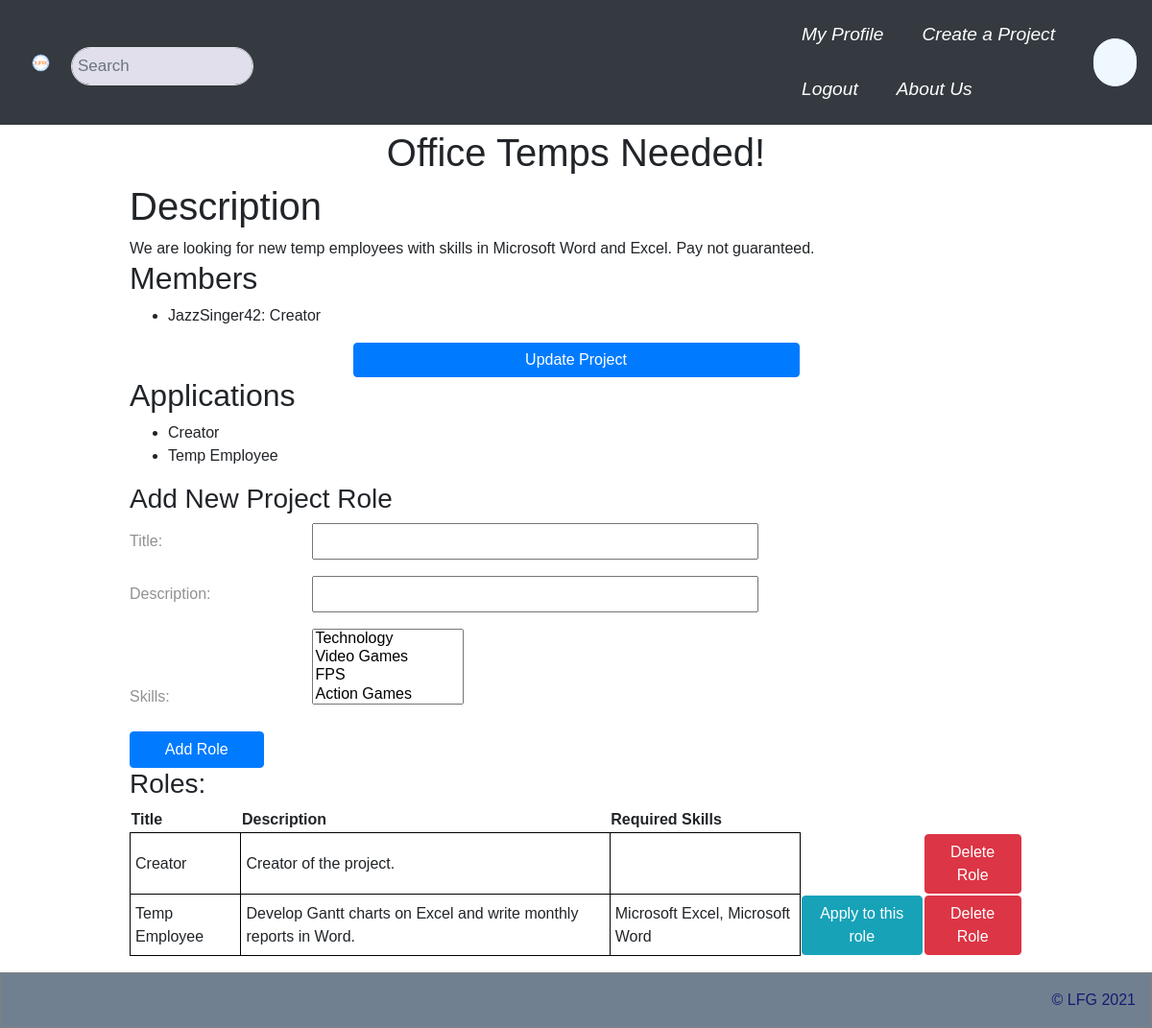
Page /project/14/ (signed in) on the committed database.
### LFGCore/models.py (models this page shows, shortened)
class Project(models.Model):
  channels = models.ManyToManyField('ChatChannel', through='ProjectChannel')
  name = models.CharField(max_length=45)
  description = models.CharField(max_length=10000)
  start_date = models.DateTimeField(default=now)
  end_date = models.DateTimeField(null=True)
  active = models.BooleanField(default=True)
  objects = ProjectManager()
  def applicable_role_list(self, user):
    roles = []
    for role in self.get_roles():
      is_applicable = True
      if not user.is_authenticated:
        is_applicable = False
      else:
        membership = False
        if self.member_set.filter(profile=user.profile):
          membership = self.member_set.get(profile=user.profile)
        if role in map(lambda a: a.role, user.profile.application_set.filter(~(Q(status='R') | Q(status='D')))):
          is_applicable = False
        if membership and role in membership.roles.all():
          is_applicable = False
        roles.append((role, is_applicable))
    return roles
  def get_roles(self):
    return self.role_set.filter(active=True)

class Member(models.Model):
  profile = models.ForeignKey(Profile, on_delete=models.CASCADE)
  project = models.ForeignKey(Project, on_delete=models.CASCADE)
  roles = models.ManyToManyField('Role', through='RolePeriod')
  is_owner = models.BooleanField()
  start_date = models.DateTimeField(default=now)
  end_date = models.DateTimeField(null=True)
  active = models.BooleanField(default=True)

class Profile(models.Model):
  user = models.OneToOneField(User, on_delete=models.CASCADE)
  address = models.OneToOneField('Address', on_delete=models.CASCADE, null=True)
  projects = models.ManyToManyField('Project', through='Member', related_name="memberships")
  chat_channels = models.ManyToManyField('ChatChannel', related_name="channels")
  chats = models.ManyToManyField('ChatChannel', related_name="chats", through='Chat')
  friends = models.ManyToManyField("self", through='Friend')
  bio = models.CharField(max_length=1000, null=True, default="")
  phone_regex = RegexValidator(regex=r'^\+?1?\d{9,15}$', message="Phone number must be entered in the format: '+999999999'. Up to 15 digits allowed.")
  telephone_number = models.CharField(validators=[phone_regex], max_length=17, blank=True, default="") # validators should be a list
  applications = models.ManyToManyField('Role', through='Application', related_name="role_application")

class Role(models.Model):
  project = models.ForeignKey(Project, on_delete=models.CASCADE)
  skills = models.ManyToManyField('Skill')
  title = models.CharField(max_length=45)
  description = models.CharField(max_length=1000)
  active = models.BooleanField(default=True)
  def __str__(self):
    return self.title

class Skill(models.Model):
  parent = models.ForeignKey("self", on_delete=models.CASCADE, null=True)
  name = models.CharField(max_length=45)
  description = models.CharField(max_length=250)
  def __str__(self):
    return self.name

### LFGCore/views.py (the view)
# urls.py: path('project/<int:id>/', views.project, name= 'project_view'),
@login_required
def project(request, id=None):
  if id == None:
    return HttpResponseNotFound()
  else:
    project = Project.objects.get(id=id)
    if project == None or not project.active:
      return HttpResponseNotFound(f"<p>Project id {id} does not exist</p>")
  role_form = ProjectRoleForm(initial={'project' : project})
  membership = request.user.profile.member_set.filter(project=project)
  is_owner = False
  if not membership.exists():
    membership = None
  else:
    membership = membership.first()
    is_owner = membership.is_owner
  role_list = project.applicable_role_list(request.user)
  return render(request, 'LFGCore/project.html', {
    "user" : request.user,
    "membership" : membership,
    "is_owner" : is_owner,
    "project" : project,
    "members" : project.member_set.filter(active=True),
    "role_list" : role_list,
    "role_form" : role_form,
    'logged_in' : request.user.is_authenticated
  })

### LFGCore/forms.py
class ProjectRoleForm(forms.ModelForm):
    class Meta:
        model = Role
        fields = ('title', 'description', 'project', 'skills')
    def __init__(self, *args, **kwargs):
        super(ProjectRoleForm, self).__init__(*args, **kwargs)
        self.fields['project'].widget = forms.HiddenInput()
        self.fields['skills'] = forms.ModelMultipleChoiceField(queryset=Skill.objects.all(), widget=forms.SelectMultiple())

### LFGCore/templates/LFGCore/project.html (shortened to what this page needs)
{% extends "LFGCore/base.html" %}
{% block content %}
<h1 style="text-align: center;">{{ project.name }}</h1>
<h1>Description</h1>
{{ project.description }}
<h2>Members</h2>
<ul>
  {% for member in members %}
    <li>
      {{ member.profile.user.username }}: {{ member.roles.all|join:", " }}
    </li>
  {% endfor %}
</ul>
{% if is_owner %}
<center>
  <form action="/project/update/{{project.id}}/">
    <input class="btn btn-primary" type="submit" value="Update Project" />
  </form>
</center>
{% endif %}
{% if is_owner %}
<h2>Applications</h2>
<ul>
  {% for role in project.role_set.all %}
  <li>
    {{ role.title }}
  </li>
  {% endfor %}
</ul>
<h3>Add New Project Role</h3>
<form action="/role/create/" method='post'>
  {{ role_form.as_p }}
  <button class="btn btn-primary" type="submit">Add Role</button>
</form>
{% endif %}
<h3>Roles:</h3>
<table>
  <tr>
    <th>Title</th>
    <th>Description</th>
    <th>Required Skills</th>
  </tr>
  {% for role, is_applicable in role_list %}
  <tr>
    <td style='border: 1px solid black; padding: 5px'>{{ role.title }}</td>
    <td style='border: 1px solid black; padding: 5px'>{{ role.description }}</td>
    <td style='border: 1px solid black; padding: 5px'>{{ role.skills.all|join:", " }}</td>
    <td>
      {% if is_applicable %}
      <form action="/role/apply/{{ role.id }}/" method="post">
        <button class="btn btn-info btn-block" type="submit">Apply to this role</button>
      </form>
      {% endif %}
    </td>
    <td>
      {% if is_owner %}
      <form action="/role/delete/" , method='post'>
        <button class="btn btn-danger btn-block" type="submit">Delete Role</button>
      </form>
      {% endif %}
    </td>
  </tr>
  {% endfor %}
{% endblock content %}

### static/top/top.css (style rules this page uses)
* { box-sizing: border-box; }
body { margin: 0; font-family: Arial, Helvetica, sans-serif; }
.container input { width: 50%; padding: 5px; }
.container label { width: 20%; opacity: 0.5; text-align: left; margin-left: 0px; }
button { width: 15%; padding: 5px; }

### rows in the picture
Project: name "Office Temps Needed!", description "We are looking for new temp employees with skills in Microsoft Word and Excel. Pay not guaranteed."
Member: profile.user.username "JazzSinger42", roles.all "Creator"
Role: title "Creator", description "Creator of the project."
Role: title "Temp Employee", description "Develop Gantt charts on Excel and write monthly reports in Word.", skills.all "Microsoft Excel, Microsoft Word"
